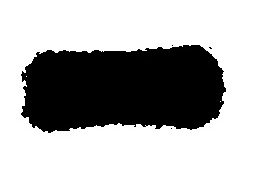
#> input picture digit_templates/dirpi17/-.jpg, 265 x 192 px
$ python readPiCamera_dirpi17.py
#> lines starting #> are read from the running program, lines starting #| are printed output that depends on the picture; after the words box and inside, x2 and y2 are one past the last pixel; in counts of white or black regions, pixels touching at a corner belong together
import cv2
import matplotlib.pyplot as plot
import pytesseract
import numpy as np
import imutils
import ssocr
import glob
import time

# [14 lines left out: function normalize_brightness_with_grayscale, not called in this run]


class DVMimage:
    def __init__(self, imagepath, x1=0, x2=0, x3=0, x4=0, y1=0, y2=0, y3=0, y4=0, croppedDir="/Users/patfreeman/Desktop/Pi_captures/dirpi17/cropped/", color="g", chars=[]):
        self.x1 = x1
        self.x2 = x2
        self.y1 = y1
        self.y2 = y2
        self.x3 = x3
        self.x4 = x4
        self.y3 = y3
        self.y4 = y4
        self.chars = chars
        self.data =  []#cv2.imread(imagepath)
        self.time = -1#int( imagepath.split("/")[-1].split("_")[-1].split(".")[0] ) #timestamp of the event
        self.binary = []
        self.imagepath = imagepath
        self.croppedDir = croppedDir
        if color.lower() == "g" or color.lower() == "green":
            color="green"
        if color.lower() == "r" or color.lower() == "red":
            color="red"
        if color.lower() == "y" or color.lower() == "yellow":
            color="yellow"
        self.color = color

        if self.color == "red":
            self.x1 = 833
            self.x2 = 1877
            self.x3 = 1918
            self.x4 = 850
            self.y1 = 980
            self.y2 = 907
            self.y3 = 1269
            self.y4 = 1325

        if self.color == "yellow":
            self.x1 = 324
            self.x2 = 2103
            self.x3 = 2086
            self.x4 = 338
            self.y1 = 1036
            self.y2 = 1030
            self.y3 = 1723
            self.y4 = 1724

    def getImage(self):
      #  print("DEBUG:"+ self.imagepath)
        try:
            self.data = cv2.imread(self.imagepath)
#> self.data is the input picture: shape (192, 265, 3); min 0, max 255, mean 180.3
        except:
            print("could not open image(?) file "+str( self.imagepath)+" for reading")

    def getTime(self):
        try:
            self.time =int(  self.imagepath.split("/")[-1].split("_")[-1].split(".")[0] )
        except:
            print("could not extract Unix timestamp from imagepath "+str( self.imagepath))

    def preprocess(self):
        x1 = self.x1
        x2 = self.x2
        y1 = self.y1
        y2 = self.y2
        x3 = self.x3
        x4 = self.x4
        y3 = self.y3
        y4 = self.y4
        # Convert to grayscale for better OCR accuracy
        gray_roi = cv2.cvtColor(self.data, cv2.COLOR_BGR2GRAY)
        cv2.imshow('gray', gray_roi)

        #cropping and rotation
        rect = np.array([[x1,y1], [x2,y2], [x3,y3], [x4,y4] ])
        warped = four_point_transform(gray_roi, rect)#gray_roi[y1:y3, x4:x2 ] # four_point_transform(gray_roi, rect)
        cv2.imshow('warped', warped)
        #if dirpi == 17:
          #  warped =  cv2.rotate(warped)#roate 180 deg since image upside-down
        cv2.imshow('rotated', warped)

        #could add noise reduction with fastNlMeansDenoisingColored ()
        #also, smarter edge detection?
       # foo,binary=cv2.threshold(warped, 160, 255, cv2.THRESH_BINARY)
        blurred = cv2.GaussianBlur(warped, (5, 5), 0)
        edged = cv2.Canny(blurred, 50, 200, 255)

        gaussian_3 = cv2.GaussianBlur(warped, (101, 101), 4.0)
        unsharp_image = cv2.addWeighted(warped, 2.0, gaussian_3, -1.0, 0)
        cv2.imshow('sharpened', unsharp_image)
        #warped = normalize_brightness_with_grayscale(warped)
        binary = cv2.adaptiveThreshold( warped,255,cv2.ADAPTIVE_THRESH_MEAN_C, cv2.THRESH_BINARY,201, 27)
        if self.color == "red":
            binary = cv2.adaptiveThreshold( warped,255,cv2.ADAPTIVE_THRESH_MEAN_C, cv2.THRESH_BINARY,201, 16)
        if self.color == "yellow":
            binary = cv2.adaptiveThreshold( warped,255,cv2.ADAPTIVE_THRESH_MEAN_C, cv2.THRESH_BINARY,201, 0)
        self.binary = binary
     #   print (self.croppedDir+"/PiCropped_"+str(self.time)+".jpg")
        cv2.imwrite(self.croppedDir+"/PiCropped_"+str(self.time)+".jpg", binary)
        cv2.imshow("binary", binary)


    # [9 lines left out: function getWindow, not called in this run]
# [11 lines of commented-out code are left out]

    def alignImages(self, image1):
        # Convert images to grayscale
        gray1 = cv2.cvtColor(image1, cv2.COLOR_BGR2GRAY)
        gray2 = cv2.cvtColor(self.data, cv2.COLOR_BGR2GRAY)
        # Find the size of the images
        rows, cols = gray2.shape
#> rows = 192; cols = 265

        # Use phase correlation to find the transformation matrix
        dft1 = cv2.dft(np.float32(gray1), flags=cv2.DFT_COMPLEX_OUTPUT)
        dft2 = cv2.dft(np.float32(gray2), flags=cv2.DFT_COMPLEX_OUTPUT)

        # Perform complex conjugate
        dft2_conj = cv2.merge([dft2[:, :, 0], -dft2[:, :, 1]])

        # Multiply the transformed images
        mul_spec = cv2.mulSpectrums(dft1, dft2_conj, 0)

        # Perform inverse DFT to obtain the cross-power spectrum
        cross_power_spec = cv2.idft(mul_spec)

        # Find the location of the peak
        _, _, _, max_loc = cv2.minMaxLoc(cv2.magnitude(cross_power_spec[:, :, 0], cross_power_spec[:, :, 1]))
#> max_loc = (0, 0)

        # Calculate the shift required to align the images
        dy, dx = max_loc[1], max_loc[0]
#> dy = 0; dx = 0

        # Create the transformation matrix
        transformation_matrix = np.float32([[1, 0, dx], [0, 1, dy]])
#> transformation_matrix = [[1, 0, 0], [0, 1, 0]]
#> in four_point_transform, `warped = cv2.warpPerspective(image, M, (maxWidth, maxHeight))`: warped: shape (768, 1834); every value is 0
#> in preprocess, `binary = cv2.adaptiveThreshold( warped,255,cv2.ADAPTIVE_THRESH_MEAN_C,..`: binary: shape (768, 1834); every value is 255

        # Apply the transformation to image2
        aligned_image = cv2.warpAffine(self.data, transformation_matrix, (cols, rows), flags=cv2.INTER_LINEAR + cv2.WARP_INVERSE_MAP)
      #  image1 = aligned_image
        self.data = aligned_image

    def readChars(self):
        #crop the region into 4 chars
        h, w = self.binary.shape
#> h = 768; w = 1834
        offset = 0
        y0shift = 0
        x0shift = 0
        y1shift = 0
        self.chars = []
        nparts = 4
        if self.color == "green":
            nparts = 4
            offset = 15
        elif self.color == "red":
            nparts = 5
            offset = 40
        elif self.color == "yellow":
            nparts = 4

        decimal = None
        for i in range(nparts):
            self.chars.append( self.binary[ 0:h, int ((i*w)/nparts) : int( ((i+1) * w) /nparts) ] )
#> after the loop, self.chars = 4 items
        if self.color == "green":
            self.chars[1] = self.binary[ 0:h, int ((1*w)/nparts) + offset : int( ((1+1) * w) /nparts) + offset*2 ]
            self.chars[2] = self.binary[ 0:h, int ((2*w)/nparts) + offset*2 : int( ((2+1) * w) /nparts) + offset ]

        if self.color == "red":
            self.chars = []
            self.chars.append(  self.binary[ 0:h, int (0)  : int(2.*w/9.) ] )
            self.chars.append(  self.binary[ 0:h, int (2.*w/9.)  : int(3.*w/9.) ] )
            self.chars.append(  self.binary[ 0:h, int (3.*w/9.)  : int(5.*w/9.) ] )
            self.chars.append(  self.binary[ 0:h, int (5.*w/9.)  : int(7.*w/9.) ] )
            self.chars.append(  self.binary[ 0:h, int (7.*w/9.)  : int(9.*w/9.) ] )
            print(self.chars)
          #  decimal = self.binary[ 0:h, int ((1*w)/nparts) :  int ((1*w)/nparts) + 100 ]
           # decimal = getChar(decimal)

        #crop the individual chars and parse them
        i = -1
        reading = ""
    #    print(self.chars)
        noneFlag = 0
        for char in self.chars:
            i+=1
        #    extracted_text = pytesseract.image_to_string(char, config=config)
            char, hasDecimal = getChar(char)
#> in getChar, `cnts = cv2.findContours(cv2.bitwise_not( img.copy()), cv2.RETR_CCOMP, ..`: cnts = 0 contours
#> in getChar, `cnts = imutils.grab_contours(cnts)`: cnts = []
#> after the loop in getChar, `for cnt in cnts:`: xmax = -1; xmin = 100000; ymax = -1; ymin = 100000
#> in getChar, `char = img`: char: shape (768, 458); every value is 255
#> hasDecimal = False
            if self.color == "red":
                char, hasDecimal = getChar(char, 500)
         #   cv2.imshow("char", char)


            xx1=0
            yy1=0
            print ("char ", char)
#> (printed output is left out)
            print("shape ", char.shape)
#| shape  (768, 458)
            xx2 = char.shape[1]
#> xx2 = 458
            yy2 = char.shape[0]
#> yy2 = 768
            extracted_text = getDigit(char, xx1, xx2, yy1, yy2)
            if hasDecimal:
                reading+="."
            reading+=str(extracted_text)
            cv2.imshow('char'+str(i), char )
       #     readings.append(reading )
            if extracted_text is None:
                noneFlag = 1
                continue
       #     reading = ssocr.main( cv2.bitwise_not(self.binary) )

          #  cv2.imshow('char'+str(i), char )
            cv2.putText(char, str(extracted_text), (10, 50), cv2.FONT_HERSHEY_SIMPLEX, 1, (255, 0, 0))
            cv2.putText(char, str(extracted_text), (10, 80), cv2.FONT_HERSHEY_SIMPLEX, 1, (0, 0, 0))
            cv2.imshow('char'+str(i), char )
            cv2.putText(self.binary, str(reading), (10, 50), cv2.FONT_HERSHEY_SIMPLEX, 1, (255, 0, 0))
            cv2.putText(self.binary, str(reading), (10, 80), cv2.FONT_HERSHEY_SIMPLEX, 1, (0, 0, 0))
            cv2.imshow('binary', self.binary )
  #      extracted_text = pytesseract.image_to_string(binary, config=config)

        # You can add additional processing here to filter and extract numbers from 'extracted_text'
        if noneFlag == 0:
           # [4 lines of commented-out code are left out]
            output.write(str(self.time)+", ")
            output.write(reading+"\n")

    #check for the decimal

# import the necessary packages
import numpy as np
import cv2
def order_points(pts):
    # initialzie a list of coordinates that will be ordered
    # such that the first entry in the list is the top-left,
    # the second entry is the top-right, the third is the
    # bottom-right, and the fourth is the bottom-left
    rect = np.zeros((4, 2), dtype = "float32")
    # the top-left point will have the smallest sum, whereas
    # the bottom-right point will have the largest sum
    s = pts.sum(axis = 1)
    rect[0] = pts[np.argmin(s)]
    rect[2] = pts[np.argmax(s)]
    # now, compute the difference between the points, the
    # top-right point will have the smallest difference,
    # whereas the bottom-left will have the largest difference
    diff = np.diff(pts, axis = 1)
    rect[1] = pts[np.argmin(diff)]
    rect[3] = pts[np.argmax(diff)]
    # return the ordered coordinates
    return rect
#for image rotation
def four_point_transform(image, pts):
    # obtain a consistent order of the points and unpack them
    # individually
    rect = order_points(pts)
    (tl, tr, br, bl) = rect
    # compute the width of the new image, which will be the
    # maximum distance between bottom-right and bottom-left
    # x-coordiates or the top-right and top-left x-coordinates
    widthA = np.sqrt(((br[0] - bl[0]) ** 2) + ((br[1] - bl[1]) ** 2))
    widthB = np.sqrt(((tr[0] - tl[0]) ** 2) + ((tr[1] - tl[1]) ** 2))
    maxWidth = max(int(widthA), int(widthB))
    # compute the height of the new image, which will be the
    # maximum distance between the top-right and bottom-right
    # y-coordinates or the top-left and bottom-left y-coordinates
    heightA = np.sqrt(((tr[0] - br[0]) ** 2) + ((tr[1] - br[1]) ** 2))
    heightB = np.sqrt(((tl[0] - bl[0]) ** 2) + ((tl[1] - bl[1]) ** 2))
    maxHeight = max(int(heightA), int(heightB))
    # now that we have the dimensions of the new image, construct
    # the set of destination points to obtain a "birds eye view",
    # (i.e. top-down view) of the image, again specifying points
    # in the top-left, top-right, bottom-right, and bottom-left
    # order
    dst = np.array([
        [0, 0],
        [maxWidth - 1, 0],
        [maxWidth - 1, maxHeight - 1],
        [0, maxHeight - 1]], dtype = "float32")
    # compute the perspective transform matrix and then apply it
    M = cv2.getPerspectiveTransform(rect, dst)
    warped = cv2.warpPerspective(image, M, (maxWidth, maxHeight))
    # return the warped image
    return warped


def getChar(img, minArea = 10000): #crop a character exactly around its borders for aligned comparison
    cnts = cv2.findContours(cv2.bitwise_not( img.copy()), cv2.RETR_CCOMP, cv2.CHAIN_APPROX_SIMPLE)
    cnts = imutils.grab_contours(cnts)
    cnts = sorted(cnts, key=cv2.contourArea, reverse=True)
#    cv2.drawContours(img, cnts, -1, (128, 0, 0), 4)

    # create a combined bounding box
    ymin = 1e5
    xmin = 1e5
    xmax = -1
    ymax = -1
    hasDecimal=False
    for cnt in cnts:
        area = cv2.contourArea(cnt)
        if area < minArea : #stop once the contours are too small
            #check if this first contour below threshold is the decimal
            [x0,y0,w0,h0 ] = cv2.boundingRect(cnt)
          #  print(x0, y0, w0, h0, img.shape)
          #check for the decimal
            if w0 > h0*0.8 and w0 *0.8 < h0: #is square
              #  print("square")
                if w0 < img.shape[1] * 0.2 and w0 > img.shape[1] * 0.003  and h0 < img.shape[0] * 0.2 and h0 > img.shape[0] * 0.003: #small (but not too small) relative to image
                #    print("small")
                 #   print("area ", area, " minarea", minArea )
                    if x0 < img.shape[1] * 0.3 and w0 > img.shape[0] * 0.7: # in lower left corner
                        hasDecimal=True
                        print("corner")


            break
     #   print( cv2.contourArea(cnt) )
     #   [x0,y0,w0,h0 ] = cv2.boundingRect(cnt)
       # print(x0, y0, w0, h0, img.shape)
        [x,y,w,h ] = cv2.boundingRect(cnt)
        if x < xmin: xmin = x
        if y < ymin: ymin = y
        if x + w > xmax : xmax = x + w
        if y + h > ymax: ymax = y + h

  #  cv2.drawContours(img, cnts, -1, (128, 0, 0), 4)
 #   cv2.imshow('charContours', img )

    #new char coordinates are xmin, ymin, xmax, ymax
    # return the cropped char
    if xmax > -1 and ymax > -1 and xmin < 1e5 and ymin < 1e5:
  #      print (xmin, xmax, ymin, ymax)
        char = img [ymin:ymax, xmin:xmax]
        cnts = cv2.findContours(cv2.bitwise_not( char.copy()), cv2.RETR_CCOMP, cv2.CHAIN_APPROX_SIMPLE)
        cnts = imutils.grab_contours(cnts)
        cnts = sorted(cnts, key=cv2.contourArea, reverse=True)
        cv2.drawContours(char, cnts, -1, (128, 0, 0), 4)

    else:
      #  print("could not extract char (likely due to contour area threshold), returning orignal image")
        char = img
    if char.shape[1] == 0 or char.shape[0] == 0 :
        print("could not extract char, [] returned from contour search, returning orignal image")
        char = img
    return char, hasDecimal

def getDigit(input_image, x1, x2, y1, y2):
    # Load the 7-segment character templates for digits 0-9
#> called with x1 = 0, x2 = 458, y1 = 0, y2 = 768
    template = cv2.imread(f'digit_templates/lcd-7segment-digits.jpeg', cv2.IMREAD_GRAYSCALE)
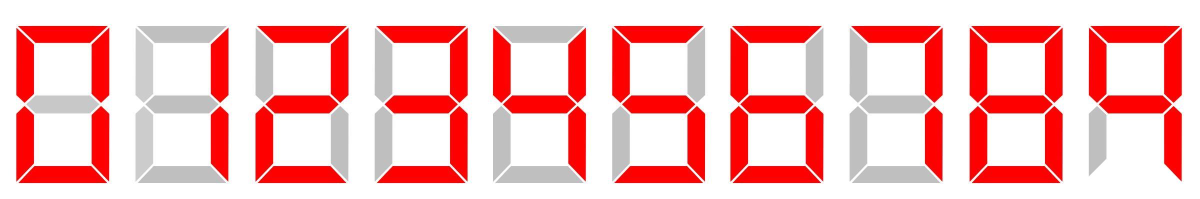
#> input picture digit_templates/lcd-7segment-digits.jpeg, 2400 x 397 px (shown at 1/2 size)
#> template: shape (397, 2400); min 46, max 255, mean 207.1
    cv2.imshow('test', template )
    templates = []
    h, w  = template.shape
#> h = 397; w = 2400
    _, binary = cv2.threshold(template, 128, 255, cv2.THRESH_BINARY)
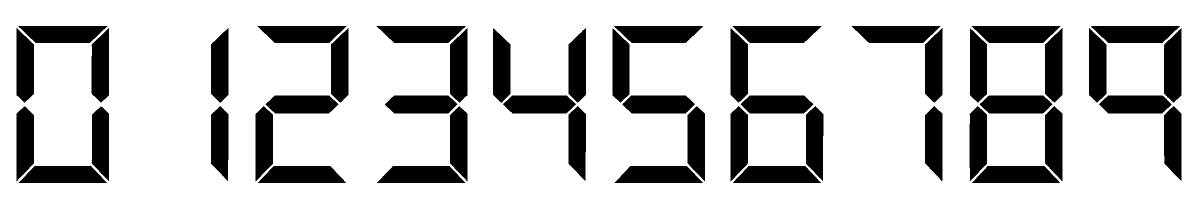
#> binary: shape (397, 2400) (shown at 1/2 size); 77.1% white; 48 black regions, largest, box (x1, y1, x2, y2) and area: (516, 332, 692, 366) 4942, (1229, 332, 1406, 366) 4939, (754, 332, 931, 366) 4937

# Invert the binary image
  #  inverted_binary = cv2.bitwise_not(binary)
    step = float(w-17)/10.
#> step = 238.3
    intercept = 5

    for i in range (10):
        im = cv2.imread("digit_templates/dirpi17/"+str(i)+".jpg" ,   cv2.IMREAD_GRAYSCALE )
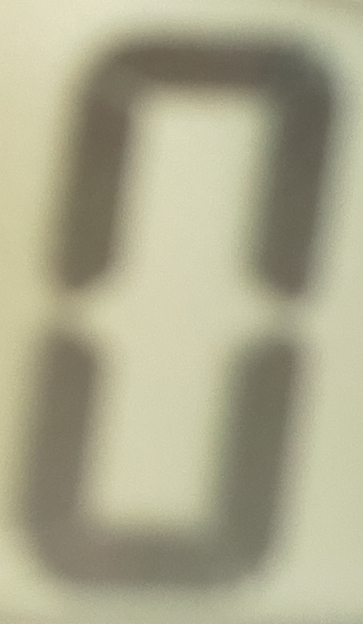
#> input picture digit_templates/dirpi17/0.jpg, 363 x 624 px
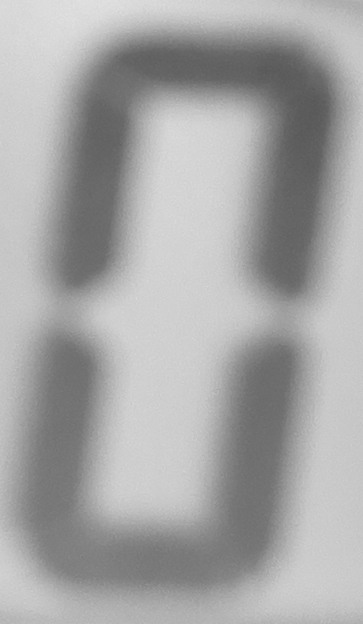
#> im: shape (624, 363); min 87, max 226, mean 166.3
        binary = cv2.adaptiveThreshold( im, 255,cv2.ADAPTIVE_THRESH_MEAN_C, cv2.THRESH_BINARY,201, 27)
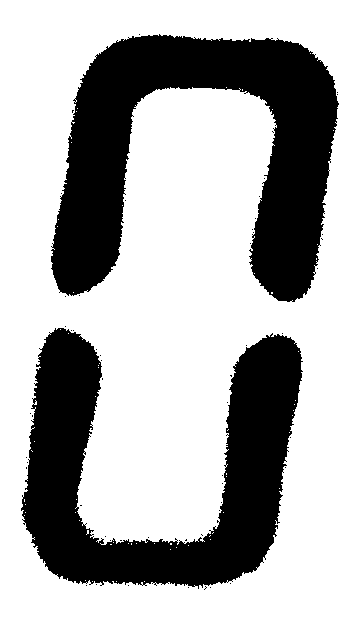
#> binary: shape (624, 363); 68.9% white; 56 black regions (54 under 20 px)
        binary, _ = getChar(binary)
#> call 2 of getChar, with minArea = 10000
#> in getChar (call 2), `cnts = cv2.findContours(cv2.bitwise_not( img.copy()), cv2.RETR_CCOMP, ..`: cnts = 184 contours, 182 with area under 20; largest, box (x1, y1, x2, y2) and area: (51, 34, 339, 302) 36282, (21, 328, 303, 589) 32603
#> the loop in getChar (call 2), `for cnt in cnts:` made 3 passes
#> (area, x, y, w, h, xmin, ymin, xmax) on pass 1: (36282, 51, 34, 288, 268, 51, 34, 339)
#> (area, x, y, w, h, xmin, ymax) on pass 2: (32603, 21, 328, 282, 261, 21, 589)
#> after the loop in getChar (call 2), `for cnt in cnts:`: xmax = 339; xmin = 21; ymax = 589; ymin = 34
#> in getChar (call 2), `char = img [ymin:ymax, xmin:xmax]`:
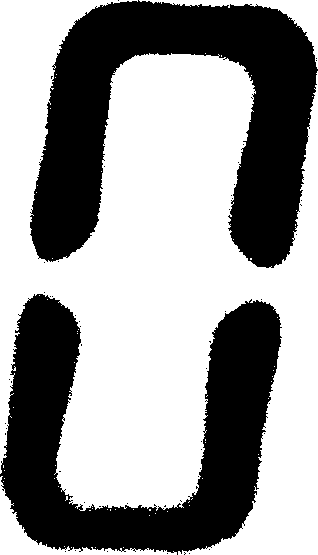
#> char: shape (555, 318); 60.1% white; 56 black regions (54 under 20 px)
#> in getChar (call 2), `cnts = cv2.findContours(cv2.bitwise_not( char.copy()), cv2.RETR_CCOMP,..`: cnts = 184 contours, 182 with area under 20; largest, box (x1, y1, x2, y2) and area: (30, 0, 318, 268) 36282, (0, 294, 282, 555) 32603
#> in getChar (call 2), `cv2.drawContours(char, cnts, -1, (128, 0, 0), 4)`:
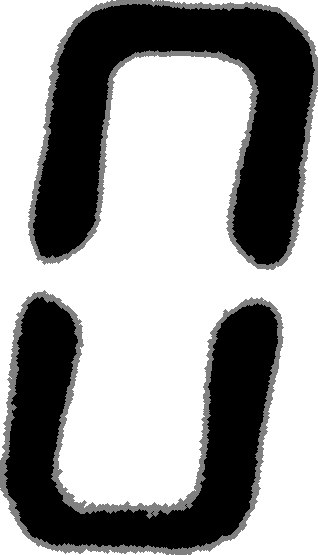
#> char: shape (555, 318); 8.62% of pixels changed, all inside (x1, y1, x2, y2) = (0, 0, 318, 555)
        templates.append(binary)
     #   print( int( (w*i) /10.),"  ", int( ((i+1) *w) /10.))
        #templates.append( inverted_binary[  40:h-25,  max(0, int( (step*float(i) + intercept)))  : int( (step*float(i+1) + intercept) ) ] ) #int( ((w+1) *i) /10.) ] )# int( (w*i) /10.) : int( ((w+1)*i )/10) ]  )
    #    print(templates[i])
        cv2.imshow('digit'+str(i), templates[i])
    minus = cv2.imread("digit_templates/dirpi17/-.jpg" ,   cv2.IMREAD_GRAYSCALE)
    #binary = cv2.adaptiveThreshold( im, 255,cv2.ADAPTIVE_THRESH_MEAN_C, cv2.THRESH_BINARY,201, 27)
    minus, _ = getChar(minus, 10)
    cv2.imshow('minus', minus)
    templates.append(minus)

    # Load your input image

    # Initialize a list to store the matching results
    matches = []
    #scale input image to match templates
    cropped_image = input_image[y1:y2, x1:x2]
    scaled_image = cv2.resize(cropped_image, (templates[0].shape[1], templates[0].shape[0]))
    cv2.imshow('scaled', scaled_image)
    # Loop through the templates and perform convolution
    for template in templates:
        if np.mean(cropped_image) < 5 or np.mean(cropped_image) > 250:
            recognized_digit = ""
            return recognized_digit
        scaled_image = cv2.resize(cropped_image, (template.shape[1], template.shape[0]))
        result = cv2.matchTemplate(scaled_image, template, cv2.TM_CCOEFF_NORMED)
        min_val, max_val, min_loc, max_loc = cv2.minMaxLoc(result)
        matches.append(max_val)

    # Find the index of the best matching template
    best_match_index = np.argmax(matches)

    # You can set a threshold to determine if a match is valid
    threshold = 0.4
 #   print(matches[best_match_index])
    if matches[best_match_index] >= threshold:
        recognized_digit = best_match_index
        if best_match_index == 10:
            recognized_digit = "-"
      #  print ("Look at me, I did it!")
    else:
        recognized_digit = None

    # Print the recognized digit (or None if no valid match)
 #   print("Recognized Digit:", recognized_digit)

    return recognized_digit


# Path to the Tesseract OCR executable (change this to match your installation)
#pytesseract.pytesseract.tesseract_cmd = 'C:/Program Files/Tesseract-OCR/tesseract.exe'
import argparse

if __name__ == "__main__":
    parser = argparse.ArgumentParser(description='read still captured by RPi camera')
    parser.add_argument('-x1', '--x1', help='crop limit for 4 digits (TL)',type=int, default = 444)# 930)
    parser.add_argument('-x2', '--x2', help='crop limit (TR)',type=int, default = 2277)#1660)
    parser.add_argument('-x3', '--x3', help='crop limit (BR)',type=int, default = 2257)#1657)
    parser.add_argument('-x4', '--x4', help='crop limit (BL)',type=int, default = 443)#918)
    parser.add_argument('-y1', '--y1', help='crop limit (TL)',type=int, default = 1146)#1148)
    parser.add_argument('-y2', '--y2', help='crop limit (TR)',type=int, default = 1078)#999)
    parser.add_argument('-y3', '--y3', help='crop limit (BR)',type=int, default = 1846)#1206)
    parser.add_argument('-y4', '--y4', help='crop limit (BL)',type=int, default = 1808)#1355)
    parser.add_argument('-d', '--dirpi', help='number of dirpi device',type=int, default = 17)
    parser.add_argument('-s', '--show',  action ='store_true', help = 'bool for showing images as they are processeed' )
    parser.add_argument('-a', '--angle', help='angle of rotation correction in degrees', type=float, default = 0)
    parser.add_argument('-i', '--input', help='input directory',type=str, default="/Users/patfreeman/Desktop/Pi_captures/dirpi17/" )
    parser.add_argument('-o', '--output', help='output directory',type=str, default="/Users/patfreeman/Desktop/Pi_captures/dirpi17/cropped/" )
    parser.add_argument('-c', '--color', help='color of DVM (as proxy for model)',type=str, default="green" )
    parser.add_argument('-t', '--throttle', type = int, default ='100',  help='throttle the video reading, 1/throttle frames of the video are processed'  )

    args = parser.parse_args()
    throttle = args.throttle
    x1 = args.x1   # crop window limits
    x2 = args.x2
    x3 = args.x3   # crop window limits
    x4 = args.x4
    y1 = args.y1
    y2 = args.y2
    y3 = args.y3
    y4 = args.y4
    show = args.show
    dirpi = args.dirpi
    dir = args.input
    outDir = args.output
    color = args.color
    # Define the coordinates of the ROI (top-left and bottom-right)
    roi_x1, roi_y1, roi_x2, roi_y2 = 0,0,4000,4000#1000, 500, 2400, 1400  # Adjust these coordinates as needed
    iFrame = 0
    readings = []
    filename = "dirpiCameraReadings_dirpi" + str(dirpi) + "_" + color+"_" + str(time.time()) + ".txt"
    files = glob.glob(dir+"*.jpg")
    with open(filename, 'w') as output:
        for f in files:
            if iFrame%100 == 0:
                print("reading image number "+str(iFrame))
                print("reading image file "+str(f))
        #### now as a class
            dvm = DVMimage(f, x1,x2,x3,x4, y1, y2, y3, y4,  outDir, color )
            dvm.getImage()
            dvm.getTime()
          #  dvm.getWindow()
            if iFrame==0:
                templateImage = cv2.imread(f)
     #           print(templateImage.shape)
            dvm.alignImages(templateImage)
            dvm.preprocess()
#> (the run stopped early here; a loop or call above may not have finished)
